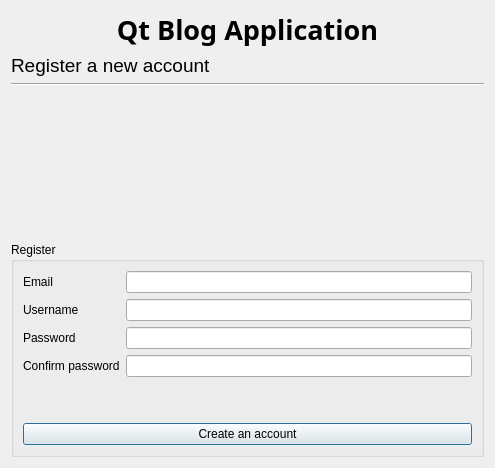
<?xml version="1.0" encoding="UTF-8"?>
<ui version="4.0">
 <class>registrationDialog</class>
 <widget class="QDialog" name="registrationDialog">
  <property name="geometry">
   <rect>
    <x>0</x>
    <y>0</y>
    <width>495</width>
    <height>468</height>
   </rect>
  </property>
  <property name="windowTitle">
   <string>Dialog</string>
  </property>
  <layout class="QVBoxLayout" name="verticalLayout">
   <item>
    <widget class="QLabel" name="label_7">
     <property name="font">
      <font>
       <family>Segoe UI Black</family>
       <pointsize>20</pointsize>
       <bold>true</bold>
      </font>
     </property>
     <property name="text">
      <string>Qt Blog Application</string>
     </property>
     <property name="alignment">
      <set>Qt::AlignCenter</set>
     </property>
     <property name="wordWrap">
      <bool>true</bool>
     </property>
     <property name="margin">
      <number>10</number>
     </property>
    </widget>
   </item>
   <item>
    <widget class="QLabel" name="label">
     <property name="font">
      <font>
       <pointsize>14</pointsize>
      </font>
     </property>
     <property name="text">
      <string>Register a new account</string>
     </property>
     <property name="margin">
      <number>10</number>
     </property>
    </widget>
   </item>
   <item>
    <widget class="Line" name="line">
     <property name="orientation">
      <enum>Qt::Horizontal</enum>
     </property>
    </widget>
   </item>
   <item>
    <spacer name="verticalSpacer">
     <property name="orientation">
      <enum>Qt::Vertical</enum>
     </property>
     <property name="sizeHint" stdset="0">
      <size>
       <width>20</width>
       <height>34</height>
      </size>
     </property>
    </spacer>
   </item>
   <item>
    <widget class="QGroupBox" name="groupBox_2">
     <property name="title">
      <string>Register</string>
     </property>
     <layout class="QVBoxLayout" name="verticalLayout_2">
      <item>
       <layout class="QGridLayout" name="gridLayout_2">
        <item row="0" column="0">
         <widget class="QLabel" name="label_3">
          <property name="text">
           <string>Email</string>
          </property>
         </widget>
        </item>
        <item row="1" column="1">
         <widget class="QLineEdit" name="lineEdit_4"/>
        </item>
        <item row="2" column="0">
         <widget class="QLabel" name="label_5">
          <property name="text">
           <string>Password</string>
          </property>
         </widget>
        </item>
        <item row="3" column="1">
         <widget class="QLineEdit" name="lineEdit_6">
          <property name="echoMode">
           <enum>QLineEdit::Password</enum>
          </property>
         </widget>
        </item>
        <item row="1" column="0">
         <widget class="QLabel" name="label_4">
          <property name="text">
           <string>Username</string>
          </property>
         </widget>
        </item>
        <item row="0" column="1">
         <widget class="QLineEdit" name="lineEdit_3"/>
        </item>
        <item row="3" column="0">
         <widget class="QLabel" name="label_6">
          <property name="text">
           <string>Confirm password</string>
          </property>
         </widget>
        </item>
        <item row="2" column="1">
         <widget class="QLineEdit" name="lineEdit_5">
          <property name="echoMode">
           <enum>QLineEdit::Password</enum>
          </property>
         </widget>
        </item>
       </layout>
      </item>
      <item>
       <spacer name="verticalSpacer_2">
        <property name="orientation">
         <enum>Qt::Vertical</enum>
        </property>
        <property name="sizeHint" stdset="0">
         <size>
          <width>20</width>
          <height>40</height>
         </size>
        </property>
       </spacer>
      </item>
      <item>
       <widget class="QPushButton" name="pushButton_2">
        <property name="text">
         <string>Create an account</string>
        </property>
       </widget>
      </item>
     </layout>
    </widget>
   </item>
  </layout>
 </widget>
 <resources/>
 <connections/>
</ui>
